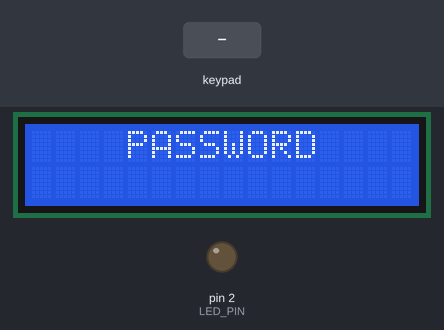
A sketch run on a simulated Arduino Uno, built with avr-gcc and run on an emulated ATmega328P. Shown: 16×2 character LCD, output pins drawn as LEDs (lit = HIGH). Dashed ring = blinking. Inputs (shaded band) come from the test bench.

Above: at 1.2 s.
1.3 s: keypad keys 1 2 3 A # pressed 0.4 s apart
At 3.3 s:
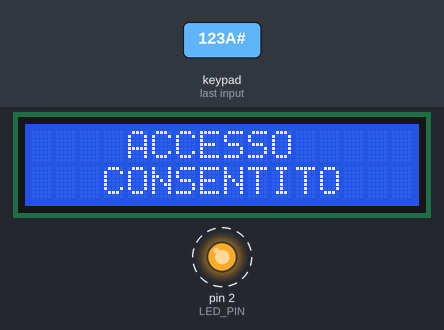
4.8 s: key '#' pressed
At 5.7 s:
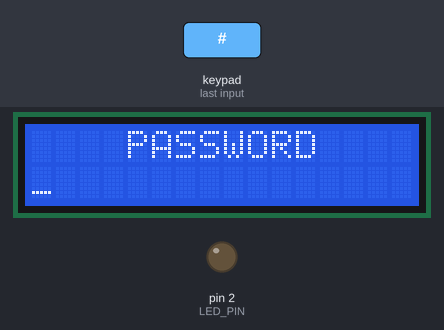
7.8 s: keypad keys 1 1 1 0 9 8 A pressed 0.4 s apart
At 10.8 s:
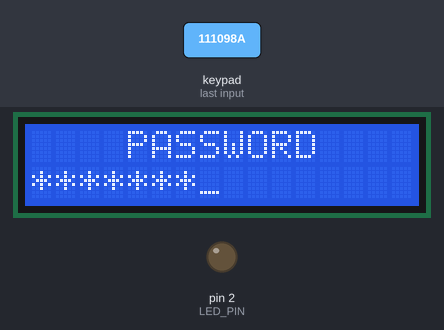
12.1 s: keypad keys 1 2 3 A A pressed 0.4 s apart
At 14.3 s:
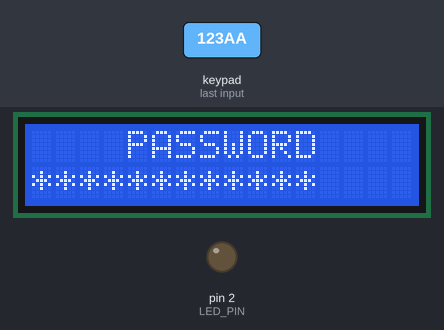
15.6 s: key '1' pressed
At 16.2 s:
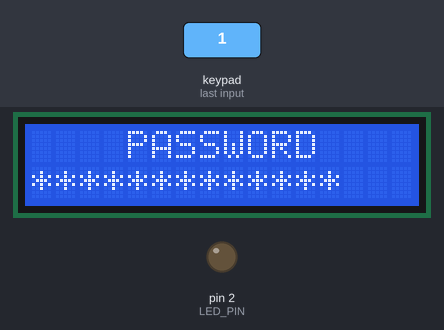
18.6 s: key '2' pressed
At 19.4 s:
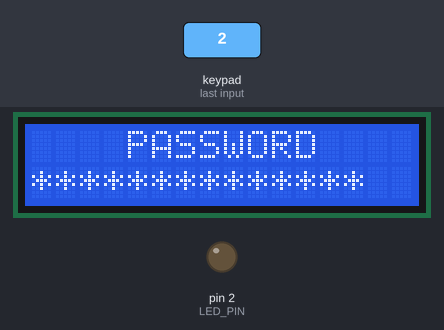
Timing chart, 0 to 21.6 s (numbered marks = the images above; inputs shaded):
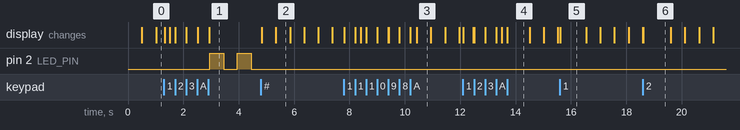

The sketch:

keypad_password.ino
```cpp
#include <Keypad.h>
#include <LiquidCrystal_I2C.h>
#define ROWS 4
#define COLS 4
#define PASSWORD_MAX_LENGTH 16
#define LED_PIN 2
#define BLINK_DELAY 500

char keymap[ROWS][COLS] = {
  {'1', '2', '3', 'A'},
  {'4', '5', '6', 'B'},
  {'7', '8', '9', 'C'},
  {'*', '0', '#', 'D'},
};
byte rowPins[ROWS] = {11, 10, 9, 8};
byte colPins[COLS] = {7, 6, 5, 4};

Keypad keypad = Keypad(makeKeymap(keymap), rowPins, colPins, ROWS, COLS);
LiquidCrystal_I2C lcd(0x27, 16, 2);

char password[] = "123A";
char input[PASSWORD_MAX_LENGTH+1];
int index = 0;
bool auth = false;
unsigned long blinkTimestamp = 0;
unsigned long cursorTimestamp = 0;
bool showCursor = true;

void setup() {
  lcd.init();
  lcd.backlight();
  lcd.clear();
  pinMode(LED_PIN, OUTPUT);
  clearInput();
}

void loop() {
  char key = keypad.getKey();

  if (auth && key == '#') {
    digitalWrite(LED_PIN, LOW);
    auth = false;
    clearInput();
    return;
  }

  if (auth) {
    blink();
    return;
  }

  if (key == '*') {
    clearInput();
  } else if (key == '#') {
    checkPassword();
  } else if (key != NO_KEY) {
    addChar(key);
  }

  if ((millis() - cursorTimestamp) > 500 && index < 16) {
    lcd.setCursor(index, 1);
    if (showCursor) {
      lcd.print("_");
    } else {
      lcd.print(" ");
    }
    showCursor = !showCursor;
    cursorTimestamp = millis();
  }

  delay(10);
}

void clearInput() {
  for (int i = 0; i < PASSWORD_MAX_LENGTH + 1; i++) {
    input[i] = 0;
  }
  index = 0;
  lcd.clear();
  lcd.setCursor(0, 0);
  lcd.print("    PASSWORD    ");
}

void checkPassword() {
  if (strcmp(input, password) == 0) {
    lcd.setCursor(0, 0);
    lcd.print("    ACCESSO     ");
    lcd.setCursor(0, 1);
    lcd.print("   CONSENTITO   ");
    auth = true;
  } else {
    lcd.setCursor(0, 0);
    lcd.print("    ACCESSO     ");
    lcd.setCursor(0, 1);
    lcd.print("    NEGATO      ");
    delay(1000);
    clearInput();
  }
}

void addChar(char key) {
  if (index < 16) {
    lcd.setCursor(index, 1);
    lcd.print("*");
  }
  input[index++] = key;
  if (index >= PASSWORD_MAX_LENGTH) {
    checkPassword();
  }
}

void blink() {
  if ((millis() - blinkTimestamp) > BLINK_DELAY) {
    digitalWrite(LED_PIN, !digitalRead(LED_PIN));
    blinkTimestamp = millis();
  }
}
```

Measured:
- after the input at 1.3 s, pin 2 (LED_PIN): alternates HIGH for 0.50 s and LOW for 0.50 s, starting after 1.7 s; the display: first changes at once (image 1 shows a later state)
- after the input at 4.8 s, pin 2 (LED_PIN): stops changing and stays LOW; the display: first changes at once (image 2 shows a later state)
- after the input at 7.8 s, the display: first changes at once (image 3 shows a later state)
- after the input at 12.1 s, the display: first changes at once (image 4 shows a later state)
- after the input at 15.6 s, the display: changes at once (image 5)
- after the input at 18.6 s, the display: changes at once (image 6)
